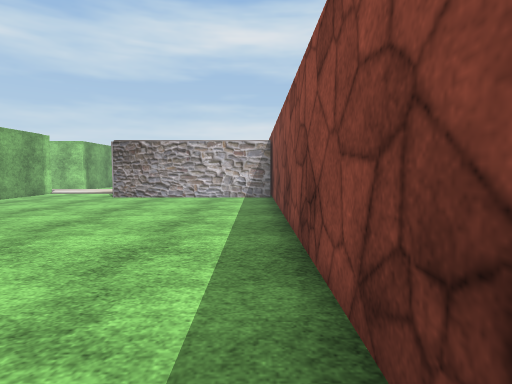
[1] (above)

24 first-person views from a walk through a Unity game level. The camera is 1.2 m above the floor, tilts 4° down and sees 80° across. The floor is counted in squares, 1 m on a side. Each view is taken from the middle of a square. On the plan, view 1 faces up. The plan holds only what a view shows up to about 13 squares ahead; the rest is blank. The place goes on beyond the plan. The player is left out. Some surface patterns are stand-ins.

[2]
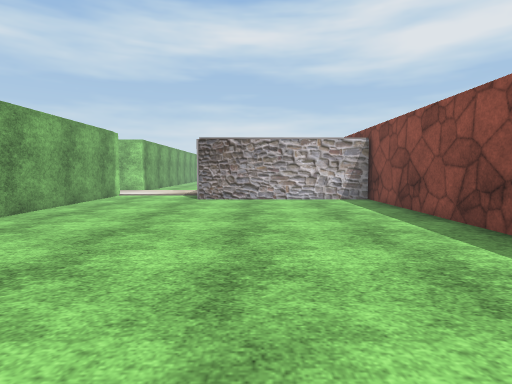

[3]
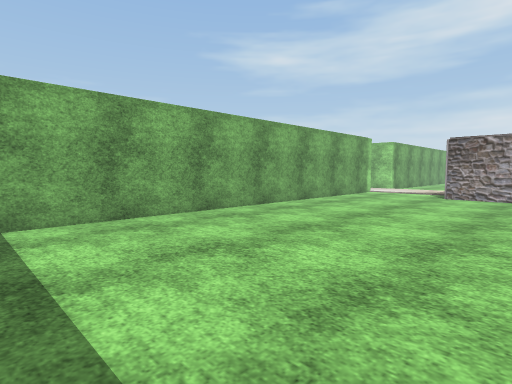

[4]
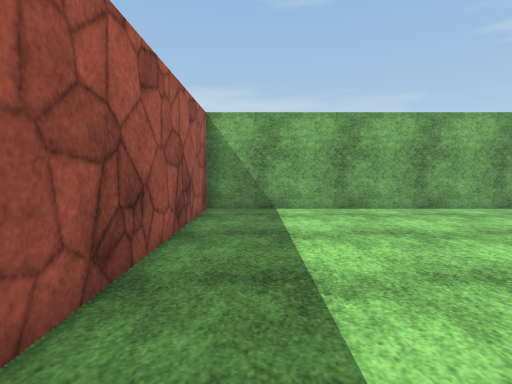

[5]
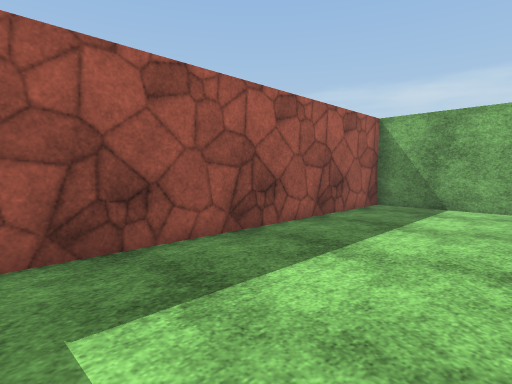

[6]
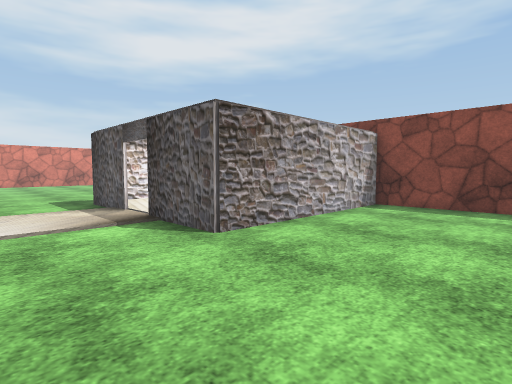

[7]
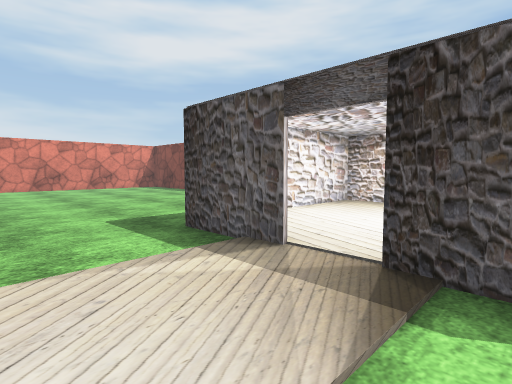

[8]
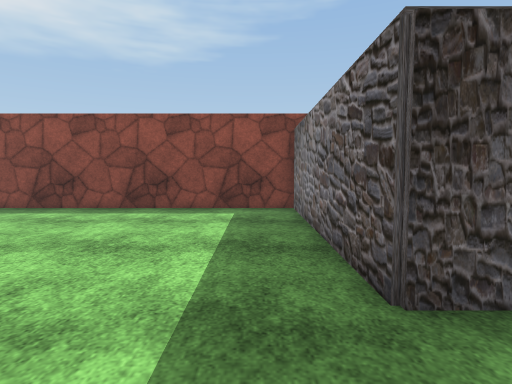

[9]
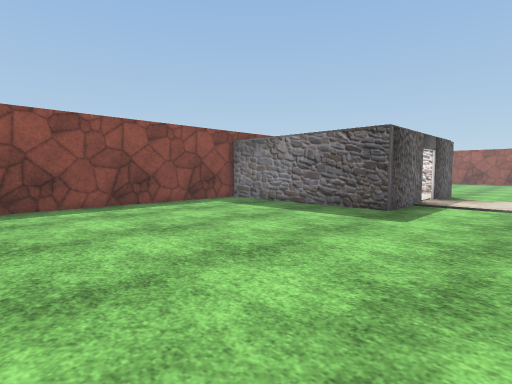

[10]
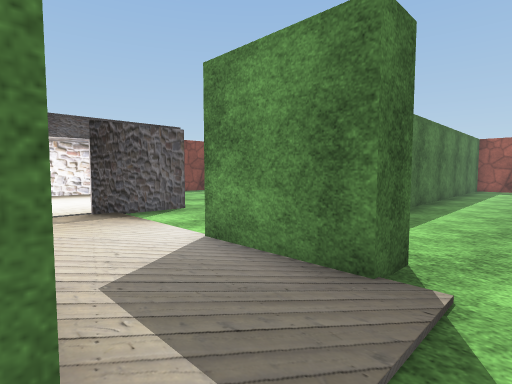

[11]
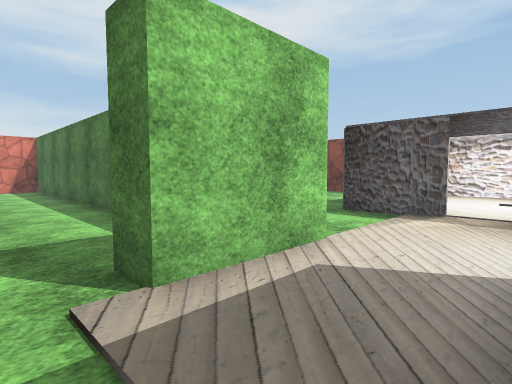

[12]
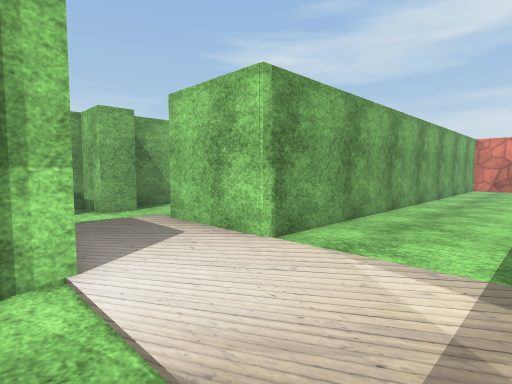

[13]
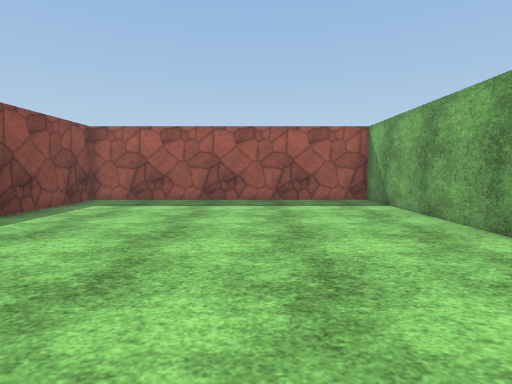

[14]
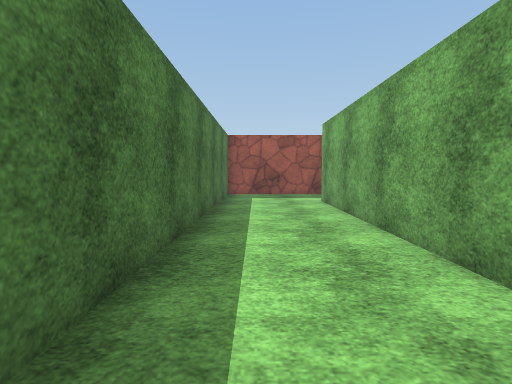

[15]
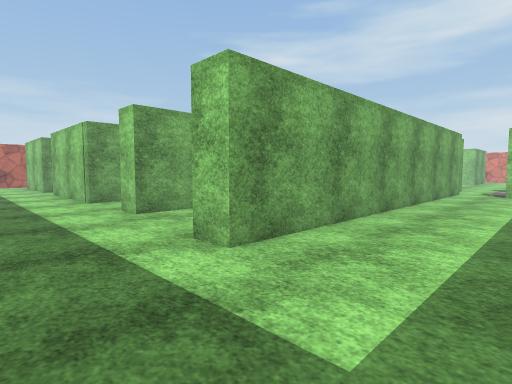

[16]
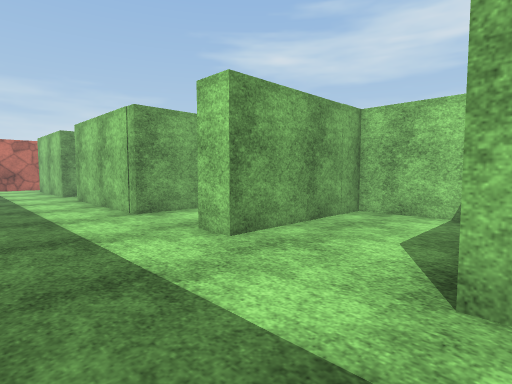

[17]
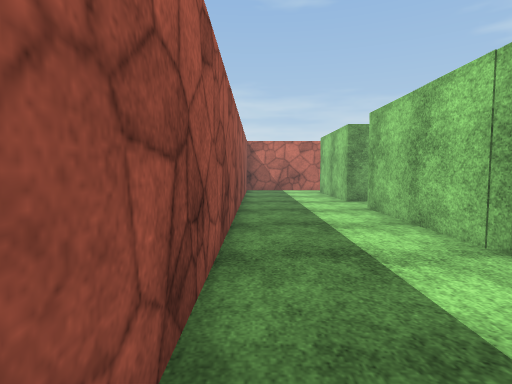

[18]
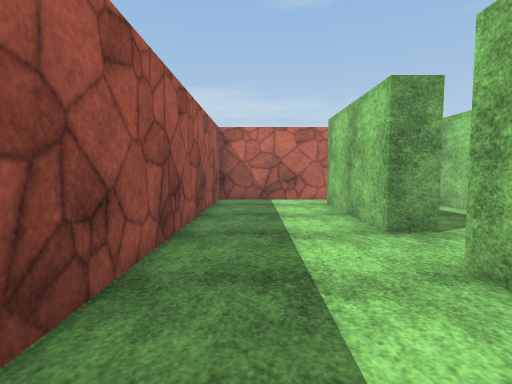

[19]
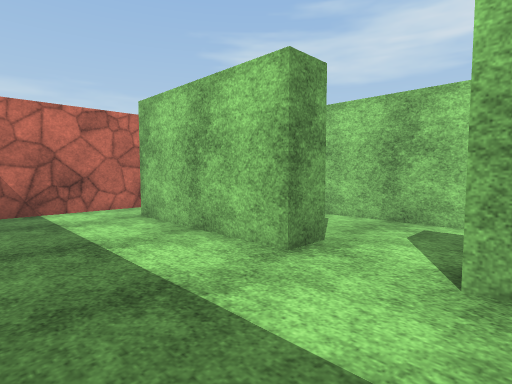

[20]
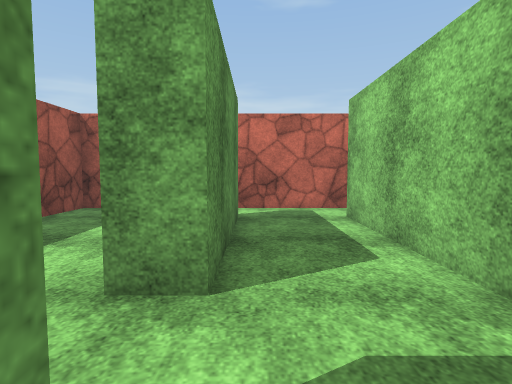

[21]
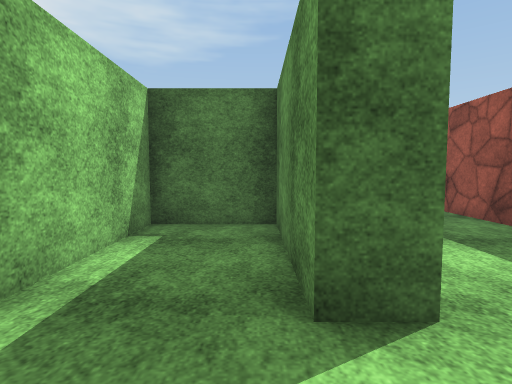

[22]
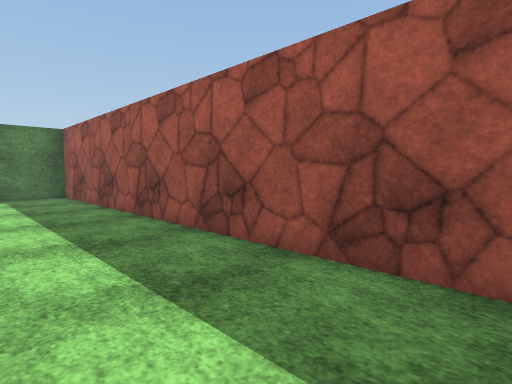

[23]
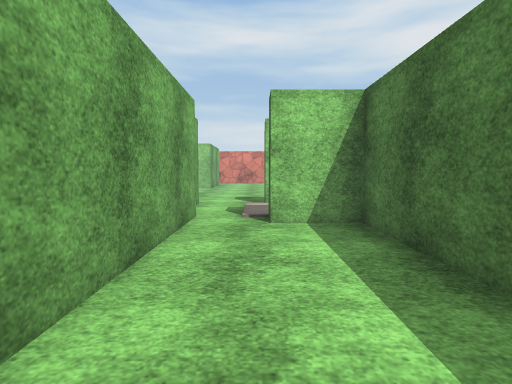

[24]
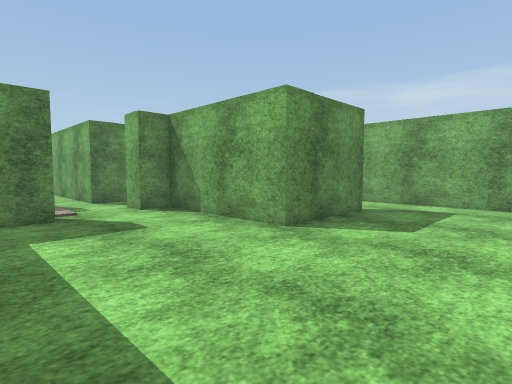

### Floor plan
Key: @ floor where view 1 was taken; # wall or solid block; . floor; C cabin.
Columns run from 39 left of view 1 to 1 right of it. Each row starts with its distance up from view 1.
 30                          ...#.......   .#
 29                          ...#...........#
 28                      .......#...........#
 27                #............#...........#
 26                #............#...........#
 25                #............#...........#
 24                #...####.....#...........#
 23                #..    #.....#...........#
 22                #      #.....#...........#
 21                       #.... #....CCCCCCC#
 20                       #...###....C      #
 19                       ##..###....C      #
 18                      ###.........C      #
 17                        ...........      #
 16                       ##.####....C
 15                        #.####....C
 14                        #....#....CCCCCCC#
 13                        #....#...........#
 12                        #....#...........#
 11                        #....#...........#
 10                        #....#...........#
  9                        #....#...........#
  8                        #....#...........#
  7                    #####....#...........#
  6 #.                 #.. #....#...........#
  5 #.#############    #...#....#...........#
  4 #.............##   #...#....#...........#
  3 #.............##.  #...#....#...........#
  2 #..#####..######..##...#....#...........#
  1 #......................#....#...........#
  0 #...........................#..........@#
 -1 #...........................#...........#
 -2 #...........................#...........#
 -3 #########################################

Positions as (right, up) in squares from view 1, and headings:
1: (0, 0), facing up
2: (-4, 1), facing up
3: (-3, -1), facing up-left
4: (-1, -1), facing left
5: (0, 2), facing down-left
6: (-10, 9), facing up-right
7: (-10, 15), facing up-right
8: (-9, 22), facing right
9: (-10, 30), facing down-right
10: (-15, 19), facing down-right
11: (-15, 16), facing up-right
12: (-7, 15), facing up-left
13: (-6, 10), facing down
14: (-13, 13), facing down
15: (-12, -2), facing up-left
16: (-16, -2), facing up-left
17: (-20, -2), facing left
18: (-26, -1), facing left
19: (-29, -2), facing up-left
20: (-29, 3), facing left
21: (-32, 3), facing right
22: (-27, 1), facing down-right
23: (-14, 8), facing up
24: (-12, 28), facing down-left
